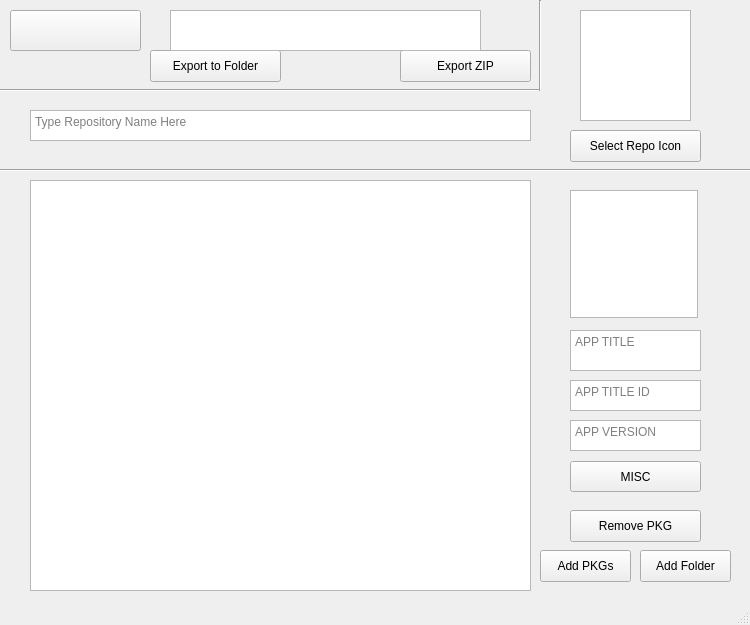
<?xml version="1.0" encoding="UTF-8"?>
<ui version="4.0">
 <class>MainWindow</class>
 <widget class="QMainWindow" name="MainWindow">
  <property name="geometry">
   <rect>
    <x>0</x>
    <y>0</y>
    <width>750</width>
    <height>625</height>
   </rect>
  </property>
  <property name="sizePolicy">
   <sizepolicy hsizetype="Fixed" vsizetype="Fixed">
    <horstretch>0</horstretch>
    <verstretch>0</verstretch>
   </sizepolicy>
  </property>
  <property name="minimumSize">
   <size>
    <width>750</width>
    <height>625</height>
   </size>
  </property>
  <property name="maximumSize">
   <size>
    <width>750</width>
    <height>625</height>
   </size>
  </property>
  <property name="windowTitle">
   <string>4PT Repository Creator</string>
  </property>
  <property name="windowIcon">
   <iconset resource="assets.qrc">
    <normaloff>:/images/windows_icon.ico</normaloff>:/images/windows_icon.ico</iconset>
  </property>
  <widget class="QWidget" name="centralwidget">
   <widget class="QListView" name="FILELIST">
    <property name="geometry">
     <rect>
      <x>30</x>
      <y>180</y>
      <width>501</width>
      <height>411</height>
     </rect>
    </property>
    <property name="acceptDrops">
     <bool>true</bool>
    </property>
    <property name="dragEnabled">
     <bool>false</bool>
    </property>
    <property name="dragDropOverwriteMode">
     <bool>true</bool>
    </property>
    <property name="dragDropMode">
     <enum>QAbstractItemView::DropOnly</enum>
    </property>
    <property name="defaultDropAction">
     <enum>Qt::IgnoreAction</enum>
    </property>
   </widget>
   <widget class="QPushButton" name="TYPE">
    <property name="geometry">
     <rect>
      <x>570</x>
      <y>461</y>
      <width>131</width>
      <height>31</height>
     </rect>
    </property>
    <property name="text">
     <string>MISC</string>
    </property>
   </widget>
   <widget class="QTextEdit" name="TITLE">
    <property name="geometry">
     <rect>
      <x>570</x>
      <y>330</y>
      <width>131</width>
      <height>41</height>
     </rect>
    </property>
    <property name="acceptDrops">
     <bool>false</bool>
    </property>
    <property name="horizontalScrollBarPolicy">
     <enum>Qt::ScrollBarAlwaysOff</enum>
    </property>
    <property name="readOnly">
     <bool>true</bool>
    </property>
    <property name="placeholderText">
     <string>APP TITLE</string>
    </property>
   </widget>
   <widget class="QTextEdit" name="TITLE_ID">
    <property name="geometry">
     <rect>
      <x>570</x>
      <y>380</y>
      <width>131</width>
      <height>31</height>
     </rect>
    </property>
    <property name="acceptDrops">
     <bool>false</bool>
    </property>
    <property name="horizontalScrollBarPolicy">
     <enum>Qt::ScrollBarAlwaysOff</enum>
    </property>
    <property name="readOnly">
     <bool>true</bool>
    </property>
    <property name="placeholderText">
     <string>APP TITLE ID</string>
    </property>
   </widget>
   <widget class="QTextEdit" name="VERSION">
    <property name="geometry">
     <rect>
      <x>570</x>
      <y>420</y>
      <width>131</width>
      <height>31</height>
     </rect>
    </property>
    <property name="acceptDrops">
     <bool>false</bool>
    </property>
    <property name="horizontalScrollBarPolicy">
     <enum>Qt::ScrollBarAlwaysOff</enum>
    </property>
    <property name="readOnly">
     <bool>true</bool>
    </property>
    <property name="placeholderText">
     <string>APP VERSION</string>
    </property>
   </widget>
   <widget class="QPushButton" name="REMOVE">
    <property name="geometry">
     <rect>
      <x>570</x>
      <y>510</y>
      <width>131</width>
      <height>32</height>
     </rect>
    </property>
    <property name="text">
     <string>Remove PKG</string>
    </property>
   </widget>
   <widget class="QPushButton" name="EXPORTZIP">
    <property name="geometry">
     <rect>
      <x>400</x>
      <y>50</y>
      <width>131</width>
      <height>32</height>
     </rect>
    </property>
    <property name="text">
     <string>Export ZIP</string>
    </property>
   </widget>
   <widget class="QPushButton" name="EXPORTFOLDER">
    <property name="geometry">
     <rect>
      <x>150</x>
      <y>50</y>
      <width>131</width>
      <height>32</height>
     </rect>
    </property>
    <property name="text">
     <string>Export to Folder</string>
    </property>
   </widget>
   <widget class="Line" name="Divider">
    <property name="geometry">
     <rect>
      <x>-20</x>
      <y>160</y>
      <width>801</width>
      <height>21</height>
     </rect>
    </property>
    <property name="autoFillBackground">
     <bool>false</bool>
    </property>
    <property name="orientation">
     <enum>Qt::Horizontal</enum>
    </property>
   </widget>
   <widget class="QPushButton" name="RUNSERVER">
    <property name="geometry">
     <rect>
      <x>10</x>
      <y>10</y>
      <width>131</width>
      <height>41</height>
     </rect>
    </property>
    <property name="text">
     <string/>
    </property>
   </widget>
   <widget class="QTextEdit" name="SERVER_STATUS">
    <property name="geometry">
     <rect>
      <x>170</x>
      <y>10</y>
      <width>311</width>
      <height>41</height>
     </rect>
    </property>
    <property name="acceptDrops">
     <bool>false</bool>
    </property>
    <property name="readOnly">
     <bool>true</bool>
    </property>
   </widget>
   <widget class="QPushButton" name="ADD_PKG">
    <property name="geometry">
     <rect>
      <x>540</x>
      <y>550</y>
      <width>91</width>
      <height>32</height>
     </rect>
    </property>
    <property name="text">
     <string>Add PKGs</string>
    </property>
   </widget>
   <widget class="QPushButton" name="ADD_FOLDER">
    <property name="geometry">
     <rect>
      <x>640</x>
      <y>550</y>
      <width>91</width>
      <height>32</height>
     </rect>
    </property>
    <property name="text">
     <string>Add Folder</string>
    </property>
   </widget>
   <widget class="QGraphicsView" name="ICON">
    <property name="geometry">
     <rect>
      <x>570</x>
      <y>190</y>
      <width>128</width>
      <height>128</height>
     </rect>
    </property>
    <property name="verticalScrollBarPolicy">
     <enum>Qt::ScrollBarAlwaysOff</enum>
    </property>
    <property name="horizontalScrollBarPolicy">
     <enum>Qt::ScrollBarAlwaysOff</enum>
    </property>
    <property name="interactive">
     <bool>false</bool>
    </property>
   </widget>
   <widget class="QPushButton" name="SELECTICON">
    <property name="geometry">
     <rect>
      <x>570</x>
      <y>130</y>
      <width>131</width>
      <height>32</height>
     </rect>
    </property>
    <property name="text">
     <string>Select Repo Icon</string>
    </property>
   </widget>
   <widget class="Line" name="Divider_2">
    <property name="geometry">
     <rect>
      <x>-70</x>
      <y>80</y>
      <width>611</width>
      <height>21</height>
     </rect>
    </property>
    <property name="autoFillBackground">
     <bool>false</bool>
    </property>
    <property name="orientation">
     <enum>Qt::Horizontal</enum>
    </property>
   </widget>
   <widget class="Line" name="line">
    <property name="geometry">
     <rect>
      <x>500</x>
      <y>0</y>
      <width>81</width>
      <height>91</height>
     </rect>
    </property>
    <property name="orientation">
     <enum>Qt::Vertical</enum>
    </property>
   </widget>
   <widget class="QGraphicsView" name="REPO_ICON">
    <property name="enabled">
     <bool>true</bool>
    </property>
    <property name="geometry">
     <rect>
      <x>580</x>
      <y>10</y>
      <width>111</width>
      <height>111</height>
     </rect>
    </property>
    <property name="acceptDrops">
     <bool>false</bool>
    </property>
    <property name="verticalScrollBarPolicy">
     <enum>Qt::ScrollBarAlwaysOff</enum>
    </property>
    <property name="horizontalScrollBarPolicy">
     <enum>Qt::ScrollBarAlwaysOff</enum>
    </property>
    <property name="interactive">
     <bool>false</bool>
    </property>
   </widget>
   <widget class="QTextEdit" name="REPO_NAME">
    <property name="geometry">
     <rect>
      <x>30</x>
      <y>110</y>
      <width>501</width>
      <height>31</height>
     </rect>
    </property>
    <property name="readOnly">
     <bool>false</bool>
    </property>
    <property name="placeholderText">
     <string>Type Repository Name Here</string>
    </property>
   </widget>
  </widget>
  <widget class="QStatusBar" name="statusbar"/>
 </widget>
 <resources>
  <include location="assets.qrc"/>
 </resources>
 <connections/>
</ui>
